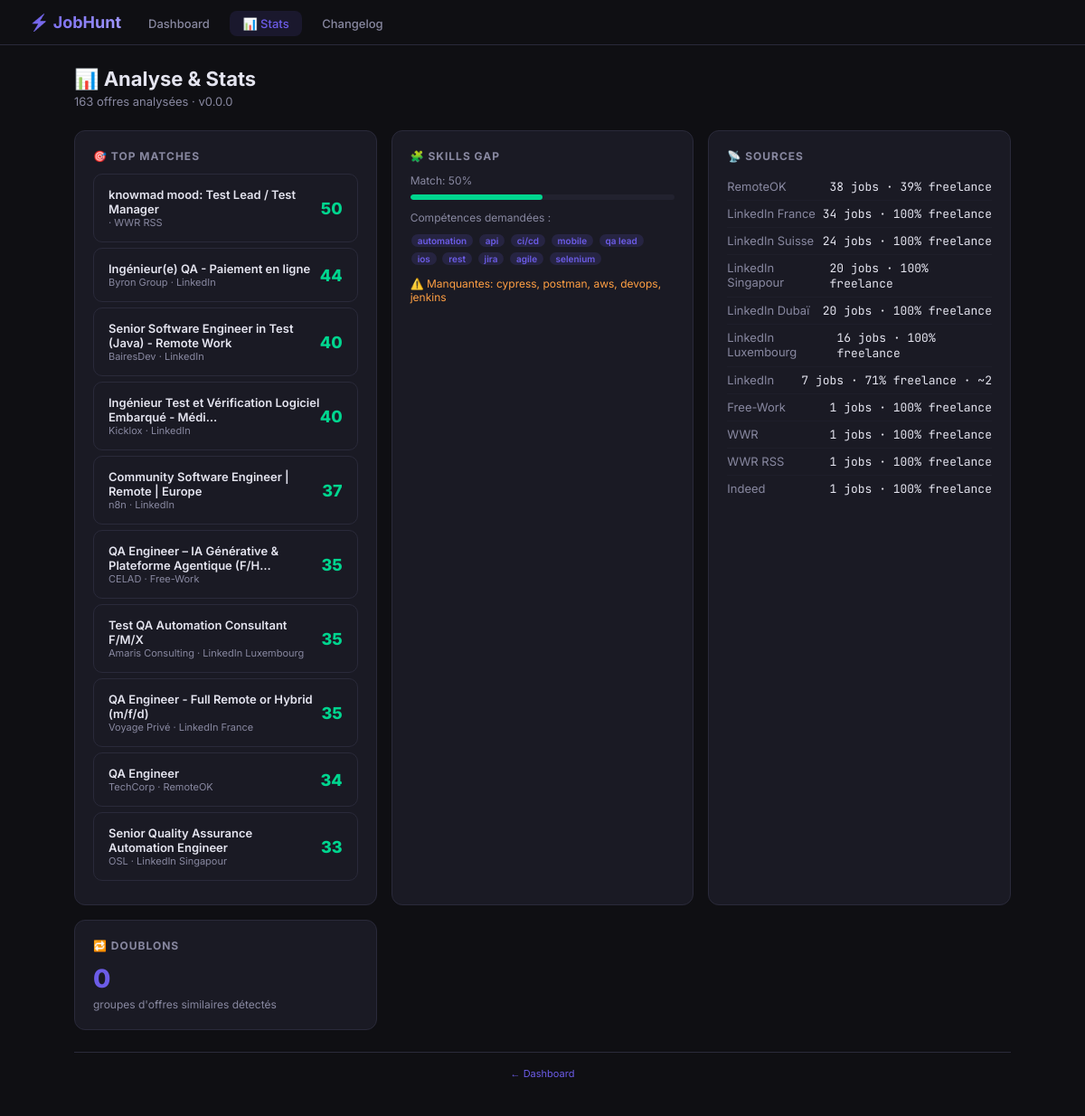
Screenshot of /stats with the database file from the repository.
### tables this page shows
CREATE TABLE jobs (
            id INTEGER PRIMARY KEY AUTOINCREMENT,
            title TEXT NOT NULL,
            company TEXT,
            source TEXT,
            url TEXT UNIQUE,
            location TEXT,
            salary TEXT,
            tags TEXT,
            description TEXT,
            date TEXT,
            raw_date INTEGER DEFAULT 0,
            is_qa INTEGER DEFAULT 0,
            applied INTEGER DEFAULT 0,
            cover_letter TEXT,
            notes TEXT,
            created_at TIMESTAMP DEFAULT CURRENT_TIMESTAMP
        , tech_stack TEXT, seniority TEXT, contract_type TEXT, remote_type TEXT, salary_min INTEGER, salary_max INTEGER, currency TEXT, ai_enriched INTEGER DEFAULT 0, saved INTEGER DEFAULT 0, applied_at DATETIME, viewed INTEGER DEFAULT 0, freelance_status TEXT, freelance_score INTEGER DEFAULT 0, duration_info TEXT, budget_info TEXT, source_publish_date TEXT, pipeline_stage TEXT DEFAULT 'new');

### app.py (the view)
@app.route("/stats")
def stats_page():
    conn = get_db()
    rows = conn.execute("SELECT * FROM jobs WHERE freelance_status IN ('VALIDÉE', 'AMBIGUË') ORDER BY raw_date DESC").fetchall()
    conn.close()
    all_jobs = [dict(r) for r in rows]
    for j in all_jobs:
        score, matched = match_job_to_cv(j)
        j['match_score'] = score
        j['matched_skills'] = matched[:5]
        j['tjm_analysis'] = analyze_tjm(j)
    s_stats = src_stats(all_jobs)
    skills = analyze_skills_gap(all_jobs)
    top_matches = sorted(all_jobs, key=lambda j: -j.get('match_score', 0))[:20]
    dup_groups = detect_duplicates(all_jobs)
    return render_template("stats.html",
        source_stats=s_stats,
        skills_gap=skills,
        top_matches=top_matches,
        duplicate_count=len(dup_groups),
        total_jobs=len(all_jobs),
        version=get_version())

### app.py (called while the page is built)
def get_db():
    conn = sqlite3.connect(DB_PATH)
    conn.row_factory = sqlite3.Row
    return conn

### matcher.py (called while the page is built)
def get_country_id(location):
    loc = location.lower()
    if any(k in loc for k in ["france", "paris", "lyon", "marseille", "toulouse"]):
        return "france"
    if any(k in loc for k in ["suisse", "switzerland", "zurich", "geneve", "genève"]):
        return "suisse"
    if any(k in loc for k in ["luxembourg", "luxemburg"]):
        return "luxembourg"
    if any(k in loc for k in ["dubai", "dubaï", "uae", "emirates", "abu dhabi"]):
        return "dubai"
    if any(k in loc for k in ["singapore", "singapour"]):
        return "singapour"
    return "france"

def detect_duplicates(jobs):
    groups = []
    used = set()
    for i, a in enumerate(jobs):
        if i in used:
            continue
        group = [a]
        used.add(i)
        for j, b in enumerate(jobs):
            if j in used or j <= i:
                continue
            ratio = difflib.SequenceMatcher(
                None, a.get("title", "").lower(), b.get("title", "").lower()
            ).ratio()
            comp_ratio = difflib.SequenceMatcher(
                None, a.get("company", "").lower(), b.get("company", "").lower()
            ).ratio()
            if ratio > 0.85 and comp_ratio > 0.8:
                group.append(b)
                used.add(j)
        if len(group) > 1:
            groups.append(group)
    return groups

def analyze_skills_gap(jobs, cv_skills=None):
    if cv_skills is None:
        cv_skills = CV_SKILLS
    all_skills = Counter()
    for job in jobs:
        text = f"{job.get('title', '')} {job.get('description', '')} {job.get('tags', '')}".lower()
        for skill in cv_skills + ["playwright", "aws", "docker", "kubernetes",
                                   "cypress", "rest assured", "postman", "soapui",
                                   "devops", "ci/cd", "jenkins", "gitlab"]:
            if skill in text:
                all_skills[skill] += 1
    top_demanded = [s for s, _ in all_skills.most_common(20)]
    cv_skills_set = set(cv_skills)
    missing = [s for s in top_demanded if s not in cv_skills_set]
    return {
        "top_demanded": top_demanded[:15],
        "missing": missing[:10],
        "match_rate": max(0, 100 - len(missing) * 10),
    }

### templates/stats.html (shortened to what this page needs)
<!DOCTYPE html>
<html lang="fr">
<head><meta charset="UTF-8"><meta name="viewport" content="width=device-width,initial-scale=1.0">
</head>
<body>
<div class="header">
  <span class="header-logo">⚡ JobHunt</span>
  <div class="header-nav">
    <a href="/">Dashboard</a>
    <a href="/stats" class="active">📊 Stats</a>
    <a href="/changelog">Changelog</a>
  </div>
</div>
<div class="container">
  <h1>📊 Analyse & Stats</h1>
  <div class="sub">{{ total_jobs }} offres analysées · v{{ version }}</div>
  <div class="grid">
    <div class="card">
      <h2>🎯 Top Matches</h2>
      {% for j in top_matches[:10] %}
      <div class="match-card">
        <div>
          <div class="match-title">{{ j.title[:55] }}{% if j.title|length > 55 %}…{% endif %}</div>
          <div class="match-meta">{{ j.company }} · {{ j.source }}</div>
        </div>
        <div class="match-score">{{ j.match_score }}</div>
      </div>
      {% endfor %}
    </div>
    <div class="card">
      <h2>🧩 Skills Gap</h2>
      <div style="font-size:12px;color:var(--text-dim);margin-bottom:8px">Match: {{ skills_gap.match_rate }}%</div>
      <div class="bar"><div class="bar-fill green" style="width:{{ skills_gap.match_rate }}%"></div></div>
      <div style="margin-top:12px;font-size:12px;color:var(--text-dim);margin-bottom:6px">Compétences demandées :</div>
      {% for s in skills_gap.top_demanded[:10] %}
      <span class="badge {% if s in skills_gap.missing %}missing{% endif %}">{{ s }}</span>
      {% endfor %}
      {% if skills_gap.missing %}
      <div style="margin-top:12px;font-size:12px;color:var(--orange)">⚠️ Manquantes: {{ skills_gap.missing|join(', ') }}</div>
      {% endif %}
    </div>
    <div class="card">
      <h2>📡 Sources</h2>
      {% for s in source_stats %}
      <div class="row">
        <span class="label">{{ s.name }}</span>
        <span class="val">{{ s.total }} jobs · {{ s.freelance_pct }}% freelance{% if s.avg_tjm %} · ~{{ s.avg_tjm }}{% endif %}</span>
      </div>
      {% endfor %}
    </div>
    <div class="card">
      <h2>🔁 Doublons</h2>
      <div class="num">{{ duplicate_count }}</div>
      <div style="font-size:12px;color:var(--text-dim);margin-top:4px">groupes d'offres similaires détectés</div>
    </div>
  </div>
  <div style="text-align:center;padding:16px;font-size:11px;color:var(--text-muted);border-top:1px solid var(--border)">
    <a href="/" style="color:var(--accent);text-decoration:none">← Dashboard</a>
  </div>
</div>
</body>
</html>

### templates/stats.html (style rules this page uses)
:root { --bg:#0f0f13;--card:#1a1a24;--border:#2a2a3a;--text:#e4e4ef;--text-dim:#8888a0;--accent:#6c5ce7;--green:#00d68f;--orange:#ff9f43 }
* { margin:0;padding:0;box-sizing:border-box }
body { font-family:'Inter',sans-serif;background:var(--bg);color:var(--text);min-height:100vh }
.header { border-bottom:1px solid var(--border);padding:14px 32px;display:flex;align-items:center;background:rgba(15,15,19,.95) }
.header-logo { font-size:18px;font-weight:700;background:linear-gradient(135deg,var(--accent),#a29bfe);-webkit-background-clip:text;-webkit-text-fill-color:transparent;margin-right:16px }
.header-nav a { padding:6px 14px;border-radius:8px;text-decoration:none;font-size:13px;font-weight:500;color:var(--text-dim);margin-right:4px }
.header-nav a.active { color:var(--accent);background:rgba(108,92,231,.12) }
.container { max-width:1100px;margin:0 auto;padding:24px 32px }
h1 { font-size:22px;margin-bottom:4px }
.sub { color:var(--text-dim);font-size:13px;margin-bottom:24px }
.grid { display:grid;grid-template-columns:repeat(auto-fit,minmax(300px,1fr));gap:16px;margin-bottom:24px }
.card { background:var(--card);border:1px solid var(--border);border-radius:12px;padding:20px }
.card h2 { font-size:12px;text-transform:uppercase;letter-spacing:1px;color:var(--text-dim);margin-bottom:12px }
.num { font-size:28px;font-weight:800;color:var(--accent) }
.row { display:flex;justify-content:space-between;padding:6px 0;border-bottom:1px solid rgba(42,42,58,.3);font-size:13px }
.row:last-child { border:none }
.label { color:var(--text-dim) }
.val { font-family:'JetBrains Mono',monospace }
.bar { height:6px;border-radius:3px;background:rgba(42,42,58,.5);margin:6px 0;overflow:hidden }
.bar-fill { height:100%;border-radius:3px;background:var(--accent) }
.bar-fill.green { background:var(--green) }
.match-card { background:var(--card);border:1px solid var(--border);border-radius:10px;padding:14px 16px;margin-bottom:6px;display:flex;justify-content:space-between;align-items:center }
.match-title { font-size:13px;font-weight:600 }
.match-meta { font-size:11px;color:var(--text-dim) }
.match-score { font-size:18px;font-weight:800;color:var(--green) }
.badge { display:inline-block;background:rgba(108,92,231,.15);color:var(--accent);padding:1px 7px;border-radius:8px;font-size:10px;font-weight:600;margin:1px }

### rows the page displays
jobs: title "knowmad mood: Test Lead / Test Manager", source "WWR RSS", match_score "50", name "WWR RSS", total "1", freelance_pct "100"
jobs: title "Ingénieur(e) QA - Paiement en ligne", company "Byron Group", source "LinkedIn", match_score "44"
jobs: title "Senior Software Engineer in Test (Java) - Remote Work", company "BairesDev", source "LinkedIn", match_score "40", name "LinkedIn", total "7", freelance_pct "71", avg_tjm "2"
jobs: title "Ingénieur Test et Vérification Logiciel Embarqué - Médi", company "Kicklox", source "LinkedIn", match_score "40"
jobs: title "Community Software Engineer | Remote | Europe", company "n8n", source "LinkedIn", match_score "37"
jobs: title "QA Engineer – IA Générative & Plateforme Agentique (F/H", company "CELAD", source "Free-Work", match_score "35", name "Free-Work", total "1", freelance_pct "100"
jobs: title "Test QA Automation Consultant F/M/X", company "Amaris Consulting", source "LinkedIn Luxembourg", match_score "35"
jobs: title "QA Engineer - Full Remote or Hybrid (m/f/d)", company "Voyage Privé", source "LinkedIn France", match_score "35"
jobs: title "QA Engineer", company "TechCorp", source "RemoteOK", match_score "34"
jobs: title "Senior Quality Assurance Automation Engineer", company "OSL", source "LinkedIn Singapour", match_score "33"
jobs: name "RemoteOK", total "38", freelance_pct "39"
jobs: name "LinkedIn France", total "34", freelance_pct "100"
jobs: name "LinkedIn Suisse", total "24", freelance_pct "100"
jobs: name "LinkedIn Singapour", total "20", freelance_pct "100"
jobs: name "LinkedIn Dubaï", total "20", freelance_pct "100"
jobs: name "LinkedIn Luxembourg", total "16", freelance_pct "100"
jobs: name "WWR", total "1", freelance_pct "100"
jobs: name "Indeed", total "1", freelance_pct "100"

### other values shown
{{ total_jobs }} "163"
{{ version }} "0.0.0"
{{ skills_gap.match_rate }} "50"
{{ s }} "automation" "api" "ci/cd" "mobile" "qa lead" "ios" "rest" "jira" "agile" "selenium"
{{ skills_gap.missing|join(', ') }} "cypress, postman, aws, devops, jenkins"
{{ duplicate_count }} "0"
